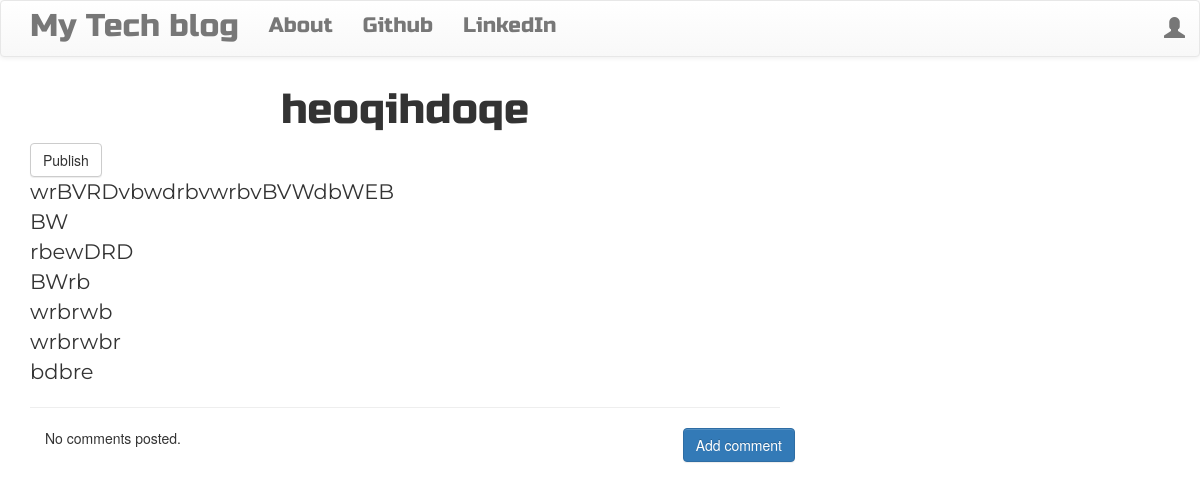
The app's page /post/2/ with its own data.
### first_clone_app/models.py (models this page shows, shortened)
class Post(models.Model):
    author = models.ForeignKey('auth.User',on_delete=models.CASCADE)
    title = models.CharField(max_length=200)
    text = models.TextField()
    created_date = models.DateTimeField(default=timezone.now)
    published_date = models.DateTimeField(blank=True, null=True)

### first_clone_app/views.py (the view)
# urls.py: url(r'^post/(?P<pk>\d+)/$', views.PostDetailView.as_view(), name='post_detail'),
class PostDetailView(DetailView):
    model = Post
    template_name='first_clone_app/post_detail.html'

### first_clone_app/templates/first_clone_app/post_detail.html (shortened to what this page needs)
{% extends 'first_clone_app/base.html' %}
{% block content %}
        <h1 class='posttitle loader'>{{ post.title }}</h1>
        {% if post.published_date %}
            <div class="date postdate">
                {{ post.published_date }}
            </div>
        {% else %}
            <a class="btn btn-default" href="{% url 'first_clone_app:post_publish' pk=post.pk %}">Publish</a>
        {% endif %}
      <p class='postcontent' >{{ post.text|safe|linebreaksbr }}</p>
  <hr>
  <a class="btn btn-primary btn-comment" href="{% url 'first_clone_app:add_comment_to_post' pk=post.pk %}">Add comment</a>
  <div class="container">
  {% for comment in post.comments.all %}
  <br>
      {% if user.is_authenticated or comment.approved_comment %}
              {{ comment.created_date }}
              {% if not comment.approved_comment %}
                  <a class="btn btn-default" href="{% url 'first_clone_app:comment_remove' pk=comment.pk %}"><span class="glyphicon glyphicon-remove"></span></a>
                  <a class="btn btn-default" href="{% url 'first_clone_app:comment_approve' pk=comment.pk %}"><span class="glyphicon glyphicon-ok"></span></a>
              {% endif %}
          <p>{{ comment.text|safe|linebreaks }}</p>
          <p>Posted by: <strong>{{ comment.author }}</strong></p>
      {% endif %}
  {% empty %}
      <p>No comments posted.</p>
  {% endfor %}
</div>
{% endblock %}

### first_clone_app/static/Css/blog.css (style rules this page uses)
.posttitle { font-family: 'Russo One', sans-serif; font-size: 3em; text-align: center; }
.postcontent { font-family: 'Montserrat'; font-size: 1.5em; }
.btn-comment { position: absolute; right: 0px; }
.loader { filter:hue-rotate(0deg); color: linear-gradient(45deg,#0f8,#08f); animation:hue 5000ms infinite linear; }

### records on screen
Post: title "heoqihdoqe", text "wrBVRDvbwdrbvwrbvBVWdbWEB BW rbewDRD BWrb wrbrwb wrbrwbr bdbre"
